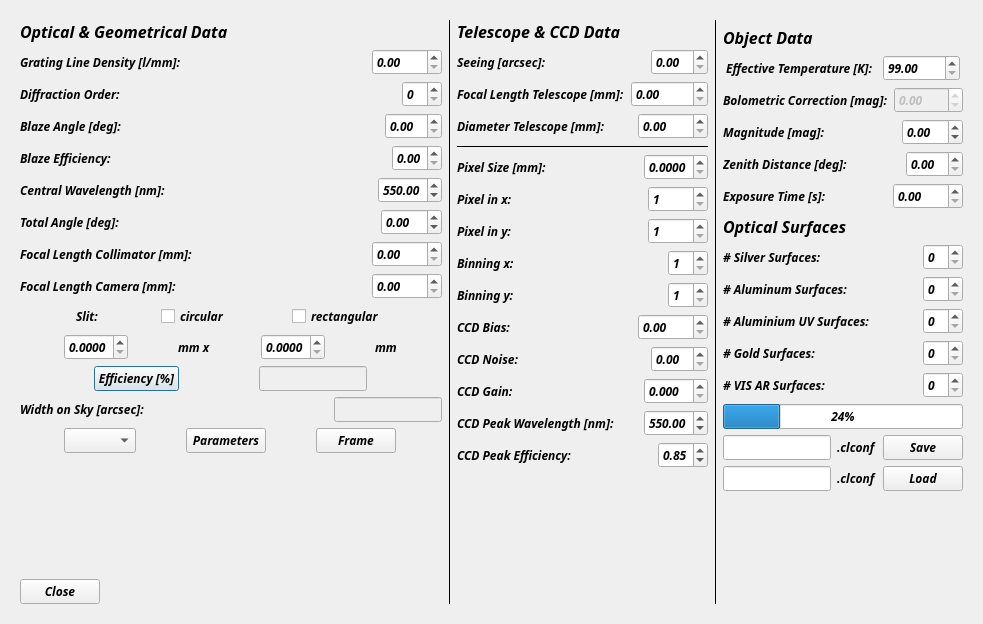
<?xml version="1.0" encoding="UTF-8"?>
<ui version="4.0">
 <class>classical</class>
 <widget class="QDialog" name="classical">
  <property name="geometry">
   <rect>
    <x>0</x>
    <y>0</y>
    <width>983</width>
    <height>624</height>
   </rect>
  </property>
  <property name="font">
   <font>
    <family>Ubuntu Mono</family>
    <weight>75</weight>
    <italic>true</italic>
    <bold>true</bold>
   </font>
  </property>
  <property name="windowTitle">
   <string>Dialog</string>
  </property>
  <layout class="QGridLayout" name="gridLayout">
   <item row="0" column="0">
    <widget class="QScrollArea" name="scrollArea">
     <property name="frameShape">
      <enum>QFrame::NoFrame</enum>
     </property>
     <property name="widgetResizable">
      <bool>true</bool>
     </property>
     <widget class="QWidget" name="scrollAreaWidgetContents">
      <property name="geometry">
       <rect>
        <x>0</x>
        <y>0</y>
        <width>981</width>
        <height>590</height>
       </rect>
      </property>
      <layout class="QHBoxLayout" name="horizontalLayout_38">
       <item>
        <layout class="QVBoxLayout" name="verticalLayout">
         <item>
          <widget class="QLabel" name="label_7">
           <property name="text">
            <string>&lt;html&gt;&lt;head/&gt;&lt;body&gt;&lt;p&gt;&lt;span style=&quot; font-size:12pt; font-weight:600;&quot;&gt;Optical &amp;amp; Geometrical Data&lt;/span&gt;&lt;/p&gt;&lt;/body&gt;&lt;/html&gt;</string>
           </property>
          </widget>
         </item>
         <item>
          <layout class="QHBoxLayout" name="horizontalLayout">
           <item>
            <widget class="QLabel" name="label">
             <property name="text">
              <string>Grating Line Density [l/mm]:</string>
             </property>
            </widget>
           </item>
           <item>
            <widget class="QDoubleSpinBox" name="doubleSpinBox_17">
             <property name="sizePolicy">
              <sizepolicy hsizetype="Maximum" vsizetype="Fixed">
               <horstretch>0</horstretch>
               <verstretch>0</verstretch>
              </sizepolicy>
             </property>
             <property name="maximum">
              <double>9999.989999999999782</double>
             </property>
            </widget>
           </item>
          </layout>
         </item>
         <item>
          <layout class="QHBoxLayout" name="horizontalLayout_2">
           <item>
            <widget class="QLabel" name="label_2">
             <property name="text">
              <string>Diffraction Order:</string>
             </property>
            </widget>
           </item>
           <item>
            <widget class="QSpinBox" name="spinBox_10">
             <property name="sizePolicy">
              <sizepolicy hsizetype="Maximum" vsizetype="Fixed">
               <horstretch>0</horstretch>
               <verstretch>0</verstretch>
              </sizepolicy>
             </property>
            </widget>
           </item>
          </layout>
         </item>
         <item>
          <layout class="QHBoxLayout" name="horizontalLayout_3">
           <item>
            <widget class="QLabel" name="label_3">
             <property name="text">
              <string>Blaze Angle [deg]:</string>
             </property>
            </widget>
           </item>
           <item>
            <widget class="QDoubleSpinBox" name="doubleSpinBox_18">
             <property name="sizePolicy">
              <sizepolicy hsizetype="Maximum" vsizetype="Fixed">
               <horstretch>0</horstretch>
               <verstretch>0</verstretch>
              </sizepolicy>
             </property>
             <property name="maximum">
              <double>90.000000000000000</double>
             </property>
            </widget>
           </item>
          </layout>
         </item>
         <item>
          <layout class="QHBoxLayout" name="horizontalLayout_31">
           <item>
            <widget class="QLabel" name="label_33">
             <property name="text">
              <string>Blaze Efficiency:</string>
             </property>
            </widget>
           </item>
           <item>
            <widget class="QDoubleSpinBox" name="doubleSpinBox_12">
             <property name="sizePolicy">
              <sizepolicy hsizetype="Maximum" vsizetype="Fixed">
               <horstretch>0</horstretch>
               <verstretch>0</verstretch>
              </sizepolicy>
             </property>
             <property name="maximum">
              <double>1.000000000000000</double>
             </property>
            </widget>
           </item>
          </layout>
         </item>
         <item>
          <layout class="QHBoxLayout" name="horizontalLayout_26">
           <item>
            <widget class="QLabel" name="label_27">
             <property name="text">
              <string>Central Wavelength [nm]:</string>
             </property>
            </widget>
           </item>
           <item>
            <widget class="QDoubleSpinBox" name="doubleSpinBox_7">
             <property name="sizePolicy">
              <sizepolicy hsizetype="Maximum" vsizetype="Fixed">
               <horstretch>0</horstretch>
               <verstretch>0</verstretch>
              </sizepolicy>
             </property>
             <property name="minimum">
              <double>99.000000000000000</double>
             </property>
             <property name="maximum">
              <double>999.000000000000000</double>
             </property>
             <property name="value">
              <double>550.000000000000000</double>
             </property>
            </widget>
           </item>
          </layout>
         </item>
         <item>
          <layout class="QHBoxLayout" name="horizontalLayout_4">
           <item>
            <widget class="QLabel" name="label_4">
             <property name="text">
              <string>Total Angle [deg]:</string>
             </property>
            </widget>
           </item>
           <item>
            <widget class="QDoubleSpinBox" name="doubleSpinBox_19">
             <property name="sizePolicy">
              <sizepolicy hsizetype="Maximum" vsizetype="Fixed">
               <horstretch>0</horstretch>
               <verstretch>0</verstretch>
              </sizepolicy>
             </property>
             <property name="minimum">
              <double>-90.000000000000000</double>
             </property>
             <property name="maximum">
              <double>90.000000000000000</double>
             </property>
            </widget>
           </item>
          </layout>
         </item>
         <item>
          <layout class="QHBoxLayout" name="horizontalLayout_5">
           <item>
            <widget class="QLabel" name="label_5">
             <property name="text">
              <string>Focal Length Collimator [mm]:</string>
             </property>
            </widget>
           </item>
           <item>
            <widget class="QDoubleSpinBox" name="doubleSpinBox_20">
             <property name="sizePolicy">
              <sizepolicy hsizetype="Maximum" vsizetype="Fixed">
               <horstretch>0</horstretch>
               <verstretch>0</verstretch>
              </sizepolicy>
             </property>
             <property name="maximum">
              <double>9999.989999999999782</double>
             </property>
            </widget>
           </item>
          </layout>
         </item>
         <item>
          <layout class="QHBoxLayout" name="horizontalLayout_6">
           <item>
            <widget class="QLabel" name="label_6">
             <property name="text">
              <string>Focal Length Camera [mm]:</string>
             </property>
            </widget>
           </item>
           <item>
            <widget class="QDoubleSpinBox" name="doubleSpinBox_21">
             <property name="sizePolicy">
              <sizepolicy hsizetype="Maximum" vsizetype="Fixed">
               <horstretch>0</horstretch>
               <verstretch>0</verstretch>
              </sizepolicy>
             </property>
             <property name="maximum">
              <double>9999.989999999999782</double>
             </property>
            </widget>
           </item>
          </layout>
         </item>
         <item>
          <layout class="QHBoxLayout" name="horizontalLayout_7">
           <item>
            <widget class="QLabel" name="label_8">
             <property name="sizePolicy">
              <sizepolicy hsizetype="Maximum" vsizetype="Preferred">
               <horstretch>0</horstretch>
               <verstretch>0</verstretch>
              </sizepolicy>
             </property>
             <property name="text">
              <string>Slit:</string>
             </property>
            </widget>
           </item>
           <item>
            <widget class="QCheckBox" name="checkBox">
             <property name="sizePolicy">
              <sizepolicy hsizetype="Maximum" vsizetype="Fixed">
               <horstretch>0</horstretch>
               <verstretch>0</verstretch>
              </sizepolicy>
             </property>
             <property name="text">
              <string>circular</string>
             </property>
            </widget>
           </item>
           <item>
            <widget class="QCheckBox" name="checkBox_2">
             <property name="sizePolicy">
              <sizepolicy hsizetype="Maximum" vsizetype="Fixed">
               <horstretch>0</horstretch>
               <verstretch>0</verstretch>
              </sizepolicy>
             </property>
             <property name="text">
              <string>rectangular</string>
             </property>
            </widget>
           </item>
          </layout>
         </item>
         <item>
          <layout class="QHBoxLayout" name="horizontalLayout_8">
           <item>
            <widget class="QDoubleSpinBox" name="doubleSpinBox_22">
             <property name="sizePolicy">
              <sizepolicy hsizetype="Maximum" vsizetype="Fixed">
               <horstretch>0</horstretch>
               <verstretch>0</verstretch>
              </sizepolicy>
             </property>
             <property name="decimals">
              <number>4</number>
             </property>
             <property name="maximum">
              <double>9.990000000000000</double>
             </property>
            </widget>
           </item>
           <item>
            <widget class="QLabel" name="label_10">
             <property name="sizePolicy">
              <sizepolicy hsizetype="Maximum" vsizetype="Preferred">
               <horstretch>0</horstretch>
               <verstretch>0</verstretch>
              </sizepolicy>
             </property>
             <property name="text">
              <string>mm x</string>
             </property>
            </widget>
           </item>
           <item>
            <widget class="QDoubleSpinBox" name="doubleSpinBox_23">
             <property name="sizePolicy">
              <sizepolicy hsizetype="Maximum" vsizetype="Fixed">
               <horstretch>0</horstretch>
               <verstretch>0</verstretch>
              </sizepolicy>
             </property>
             <property name="decimals">
              <number>4</number>
             </property>
             <property name="maximum">
              <double>9.990000000000000</double>
             </property>
            </widget>
           </item>
           <item>
            <widget class="QLabel" name="label_9">
             <property name="sizePolicy">
              <sizepolicy hsizetype="Maximum" vsizetype="Preferred">
               <horstretch>0</horstretch>
               <verstretch>0</verstretch>
              </sizepolicy>
             </property>
             <property name="text">
              <string>mm</string>
             </property>
            </widget>
           </item>
          </layout>
         </item>
         <item>
          <layout class="QHBoxLayout" name="horizontalLayout_9">
           <item>
            <widget class="QPushButton" name="pushButton_2">
             <property name="sizePolicy">
              <sizepolicy hsizetype="Maximum" vsizetype="Fixed">
               <horstretch>0</horstretch>
               <verstretch>0</verstretch>
              </sizepolicy>
             </property>
             <property name="text">
              <string>Efficiency [%]</string>
             </property>
            </widget>
           </item>
           <item>
            <widget class="QLineEdit" name="lineEdit_9">
             <property name="enabled">
              <bool>false</bool>
             </property>
             <property name="sizePolicy">
              <sizepolicy hsizetype="Maximum" vsizetype="Fixed">
               <horstretch>0</horstretch>
               <verstretch>0</verstretch>
              </sizepolicy>
             </property>
            </widget>
           </item>
          </layout>
         </item>
         <item>
          <layout class="QHBoxLayout" name="horizontalLayout_10">
           <item>
            <widget class="QLabel" name="label_13">
             <property name="text">
              <string>Width on Sky [arcsec]:</string>
             </property>
            </widget>
           </item>
           <item>
            <widget class="QLineEdit" name="lineEdit_10">
             <property name="enabled">
              <bool>false</bool>
             </property>
             <property name="sizePolicy">
              <sizepolicy hsizetype="Maximum" vsizetype="Fixed">
               <horstretch>0</horstretch>
               <verstretch>0</verstretch>
              </sizepolicy>
             </property>
            </widget>
           </item>
          </layout>
         </item>
         <item>
          <layout class="QHBoxLayout" name="horizontalLayout_25">
           <item>
            <widget class="QComboBox" name="comboBox">
             <property name="sizePolicy">
              <sizepolicy hsizetype="Maximum" vsizetype="Fixed">
               <horstretch>0</horstretch>
               <verstretch>0</verstretch>
              </sizepolicy>
             </property>
            </widget>
           </item>
           <item>
            <widget class="QPushButton" name="pushButton_3">
             <property name="sizePolicy">
              <sizepolicy hsizetype="Maximum" vsizetype="Fixed">
               <horstretch>0</horstretch>
               <verstretch>0</verstretch>
              </sizepolicy>
             </property>
             <property name="text">
              <string>Parameters</string>
             </property>
            </widget>
           </item>
           <item>
            <widget class="QPushButton" name="pushButton_4">
             <property name="sizePolicy">
              <sizepolicy hsizetype="Maximum" vsizetype="Fixed">
               <horstretch>0</horstretch>
               <verstretch>0</verstretch>
              </sizepolicy>
             </property>
             <property name="text">
              <string>Frame</string>
             </property>
            </widget>
           </item>
          </layout>
         </item>
         <item>
          <spacer name="verticalSpacer">
           <property name="orientation">
            <enum>Qt::Vertical</enum>
           </property>
           <property name="sizeHint" stdset="0">
            <size>
             <width>20</width>
             <height>40</height>
            </size>
           </property>
          </spacer>
         </item>
         <item>
          <layout class="QHBoxLayout" name="horizontalLayout_11">
           <item>
            <widget class="QPushButton" name="pushButton">
             <property name="text">
              <string>Close</string>
             </property>
            </widget>
           </item>
           <item>
            <spacer name="horizontalSpacer_11">
             <property name="orientation">
              <enum>Qt::Horizontal</enum>
             </property>
             <property name="sizeHint" stdset="0">
              <size>
               <width>40</width>
               <height>20</height>
              </size>
             </property>
            </spacer>
           </item>
          </layout>
         </item>
        </layout>
       </item>
       <item>
        <widget class="Line" name="line">
         <property name="frameShadow">
          <enum>QFrame::Plain</enum>
         </property>
         <property name="orientation">
          <enum>Qt::Vertical</enum>
         </property>
        </widget>
       </item>
       <item>
        <layout class="QVBoxLayout" name="verticalLayout_2">
         <item>
          <widget class="QLabel" name="label_12">
           <property name="text">
            <string>&lt;html&gt;&lt;head/&gt;&lt;body&gt;&lt;p&gt;&lt;span style=&quot; font-size:12pt; font-weight:600;&quot;&gt;Telescope &amp;amp; CCD Data&lt;/span&gt;&lt;/p&gt;&lt;/body&gt;&lt;/html&gt;</string>
           </property>
          </widget>
         </item>
         <item>
          <layout class="QHBoxLayout" name="horizontalLayout_14">
           <item>
            <widget class="QLabel" name="label_16">
             <property name="text">
              <string>Seeing [arcsec]:</string>
             </property>
            </widget>
           </item>
           <item>
            <widget class="QDoubleSpinBox" name="doubleSpinBox_13">
             <property name="sizePolicy">
              <sizepolicy hsizetype="Maximum" vsizetype="Fixed">
               <horstretch>0</horstretch>
               <verstretch>0</verstretch>
              </sizepolicy>
             </property>
            </widget>
           </item>
          </layout>
         </item>
         <item>
          <layout class="QHBoxLayout" name="horizontalLayout_13">
           <item>
            <widget class="QLabel" name="label_14">
             <property name="text">
              <string>Focal Length Telescope [mm]:</string>
             </property>
            </widget>
           </item>
           <item>
            <widget class="QDoubleSpinBox" name="doubleSpinBox_14">
             <property name="sizePolicy">
              <sizepolicy hsizetype="Maximum" vsizetype="Fixed">
               <horstretch>0</horstretch>
               <verstretch>0</verstretch>
              </sizepolicy>
             </property>
             <property name="maximum">
              <double>99999.000000000000000</double>
             </property>
            </widget>
           </item>
          </layout>
         </item>
         <item>
          <layout class="QHBoxLayout" name="horizontalLayout_12">
           <item>
            <widget class="QLabel" name="label_15">
             <property name="text">
              <string>Diameter Telescope [mm]:</string>
             </property>
            </widget>
           </item>
           <item>
            <widget class="QDoubleSpinBox" name="doubleSpinBox_15">
             <property name="sizePolicy">
              <sizepolicy hsizetype="Maximum" vsizetype="Fixed">
               <horstretch>0</horstretch>
               <verstretch>0</verstretch>
              </sizepolicy>
             </property>
             <property name="maximum">
              <double>9999.000000000000000</double>
             </property>
            </widget>
           </item>
          </layout>
         </item>
         <item>
          <widget class="Line" name="line_2">
           <property name="frameShadow">
            <enum>QFrame::Plain</enum>
           </property>
           <property name="orientation">
            <enum>Qt::Horizontal</enum>
           </property>
          </widget>
         </item>
         <item>
          <layout class="QHBoxLayout" name="horizontalLayout_15">
           <item>
            <widget class="QLabel" name="label_17">
             <property name="text">
              <string>Pixel Size [mm]:</string>
             </property>
            </widget>
           </item>
           <item>
            <widget class="QDoubleSpinBox" name="doubleSpinBox">
             <property name="sizePolicy">
              <sizepolicy hsizetype="Maximum" vsizetype="Fixed">
               <horstretch>0</horstretch>
               <verstretch>0</verstretch>
              </sizepolicy>
             </property>
             <property name="decimals">
              <number>4</number>
             </property>
             <property name="maximum">
              <double>1.000000000000000</double>
             </property>
             <property name="singleStep">
              <double>0.000100000000000</double>
             </property>
            </widget>
           </item>
          </layout>
         </item>
         <item>
          <layout class="QHBoxLayout" name="horizontalLayout_16">
           <item>
            <widget class="QLabel" name="label_18">
             <property name="text">
              <string>Pixel in x:</string>
             </property>
            </widget>
           </item>
           <item>
            <widget class="QSpinBox" name="spinBox_3">
             <property name="sizePolicy">
              <sizepolicy hsizetype="Maximum" vsizetype="Fixed">
               <horstretch>0</horstretch>
               <verstretch>0</verstretch>
              </sizepolicy>
             </property>
             <property name="minimum">
              <number>1</number>
             </property>
             <property name="maximum">
              <number>99999</number>
             </property>
            </widget>
           </item>
          </layout>
         </item>
         <item>
          <layout class="QHBoxLayout" name="horizontalLayout_17">
           <item>
            <widget class="QLabel" name="label_19">
             <property name="text">
              <string>Pixel in y:</string>
             </property>
            </widget>
           </item>
           <item>
            <widget class="QSpinBox" name="spinBox_4">
             <property name="sizePolicy">
              <sizepolicy hsizetype="Maximum" vsizetype="Fixed">
               <horstretch>0</horstretch>
               <verstretch>0</verstretch>
              </sizepolicy>
             </property>
             <property name="minimum">
              <number>1</number>
             </property>
             <property name="maximum">
              <number>99999</number>
             </property>
            </widget>
           </item>
          </layout>
         </item>
         <item>
          <layout class="QHBoxLayout" name="horizontalLayout_18">
           <item>
            <widget class="QLabel" name="label_20">
             <property name="text">
              <string>Binning x:</string>
             </property>
            </widget>
           </item>
           <item>
            <widget class="QSpinBox" name="spinBox">
             <property name="sizePolicy">
              <sizepolicy hsizetype="Maximum" vsizetype="Fixed">
               <horstretch>0</horstretch>
               <verstretch>0</verstretch>
              </sizepolicy>
             </property>
             <property name="minimum">
              <number>1</number>
             </property>
            </widget>
           </item>
          </layout>
         </item>
         <item>
          <layout class="QHBoxLayout" name="horizontalLayout_19">
           <item>
            <widget class="QLabel" name="label_21">
             <property name="text">
              <string>Binning y:</string>
             </property>
            </widget>
           </item>
           <item>
            <widget class="QSpinBox" name="spinBox_2">
             <property name="sizePolicy">
              <sizepolicy hsizetype="Maximum" vsizetype="Fixed">
               <horstretch>0</horstretch>
               <verstretch>0</verstretch>
              </sizepolicy>
             </property>
             <property name="minimum">
              <number>1</number>
             </property>
            </widget>
           </item>
          </layout>
         </item>
         <item>
          <layout class="QHBoxLayout" name="horizontalLayout_20">
           <item>
            <widget class="QLabel" name="label_22">
             <property name="text">
              <string>CCD Bias:</string>
             </property>
            </widget>
           </item>
           <item>
            <widget class="QDoubleSpinBox" name="doubleSpinBox_2">
             <property name="sizePolicy">
              <sizepolicy hsizetype="Maximum" vsizetype="Fixed">
               <horstretch>0</horstretch>
               <verstretch>0</verstretch>
              </sizepolicy>
             </property>
             <property name="maximum">
              <double>9999.989999999999782</double>
             </property>
            </widget>
           </item>
          </layout>
         </item>
         <item>
          <layout class="QHBoxLayout" name="horizontalLayout_21">
           <item>
            <widget class="QLabel" name="label_23">
             <property name="text">
              <string>CCD Noise:</string>
             </property>
            </widget>
           </item>
           <item>
            <widget class="QDoubleSpinBox" name="doubleSpinBox_3">
             <property name="sizePolicy">
              <sizepolicy hsizetype="Maximum" vsizetype="Fixed">
               <horstretch>0</horstretch>
               <verstretch>0</verstretch>
              </sizepolicy>
             </property>
            </widget>
           </item>
          </layout>
         </item>
         <item>
          <layout class="QHBoxLayout" name="horizontalLayout_24">
           <item>
            <widget class="QLabel" name="label_26">
             <property name="text">
              <string>CCD Gain:</string>
             </property>
            </widget>
           </item>
           <item>
            <widget class="QDoubleSpinBox" name="doubleSpinBox_6">
             <property name="sizePolicy">
              <sizepolicy hsizetype="Maximum" vsizetype="Fixed">
               <horstretch>0</horstretch>
               <verstretch>0</verstretch>
              </sizepolicy>
             </property>
             <property name="decimals">
              <number>3</number>
             </property>
            </widget>
           </item>
          </layout>
         </item>
         <item>
          <layout class="QHBoxLayout" name="horizontalLayout_22">
           <item>
            <widget class="QLabel" name="label_24">
             <property name="text">
              <string>CCD Peak Wavelength [nm]:</string>
             </property>
            </widget>
           </item>
           <item>
            <widget class="QDoubleSpinBox" name="doubleSpinBox_4">
             <property name="sizePolicy">
              <sizepolicy hsizetype="Maximum" vsizetype="Fixed">
               <horstretch>0</horstretch>
               <verstretch>0</verstretch>
              </sizepolicy>
             </property>
             <property name="minimum">
              <double>99.000000000000000</double>
             </property>
             <property name="maximum">
              <double>999.000000000000000</double>
             </property>
             <property name="value">
              <double>550.000000000000000</double>
             </property>
            </widget>
           </item>
          </layout>
         </item>
         <item>
          <layout class="QHBoxLayout" name="horizontalLayout_23">
           <item>
            <widget class="QLabel" name="label_25">
             <property name="text">
              <string>CCD Peak Efficiency:</string>
             </property>
            </widget>
           </item>
           <item>
            <widget class="QDoubleSpinBox" name="doubleSpinBox_5">
             <property name="sizePolicy">
              <sizepolicy hsizetype="Maximum" vsizetype="Fixed">
               <horstretch>0</horstretch>
               <verstretch>0</verstretch>
              </sizepolicy>
             </property>
             <property name="maximum">
              <double>1.000000000000000</double>
             </property>
             <property name="value">
              <double>0.850000000000000</double>
             </property>
            </widget>
           </item>
          </layout>
         </item>
         <item>
          <spacer name="verticalSpacer_2">
           <property name="orientation">
            <enum>Qt::Vertical</enum>
           </property>
           <property name="sizeHint" stdset="0">
            <size>
             <width>20</width>
             <height>40</height>
            </size>
           </property>
          </spacer>
         </item>
        </layout>
       </item>
       <item>
        <widget class="Line" name="line_4">
         <property name="frameShadow">
          <enum>QFrame::Plain</enum>
         </property>
         <property name="orientation">
          <enum>Qt::Vertical</enum>
         </property>
        </widget>
       </item>
       <item>
        <layout class="QVBoxLayout" name="verticalLayout_3">
         <item>
          <widget class="Line" name="line_3">
           <property name="frameShadow">
            <enum>QFrame::Plain</enum>
           </property>
           <property name="orientation">
            <enum>Qt::Vertical</enum>
           </property>
          </widget>
         </item>
         <item>
          <widget class="QLabel" name="label_28">
           <property name="text">
            <string>&lt;html&gt;&lt;head/&gt;&lt;body&gt;&lt;p&gt;&lt;span style=&quot; font-size:12pt; font-weight:600;&quot;&gt;Object Data&lt;/span&gt;&lt;/p&gt;&lt;/body&gt;&lt;/html&gt;</string>
           </property>
          </widget>
         </item>
         <item>
          <layout class="QHBoxLayout" name="horizontalLayout_27">
           <item>
            <widget class="QLabel" name="label_29">
             <property name="sizePolicy">
              <sizepolicy hsizetype="Maximum" vsizetype="Preferred">
               <horstretch>0</horstretch>
               <verstretch>0</verstretch>
              </sizepolicy>
             </property>
             <property name="text">
              <string>Effective Temperature [K]:</string>
             </property>
            </widget>
           </item>
           <item>
            <widget class="QDoubleSpinBox" name="doubleSpinBox_8">
             <property name="sizePolicy">
              <sizepolicy hsizetype="Maximum" vsizetype="Fixed">
               <horstretch>0</horstretch>
               <verstretch>0</verstretch>
              </sizepolicy>
             </property>
             <property name="minimum">
              <double>99.000000000000000</double>
             </property>
             <property name="maximum">
              <double>99999.000000000000000</double>
             </property>
            </widget>
           </item>
          </layout>
         </item>
         <item>
          <layout class="QHBoxLayout" name="horizontalLayout_28">
           <item>
            <widget class="QLabel" name="label_30">
             <property name="text">
              <string>Bolometric Correction [mag]:</string>
             </property>
            </widget>
           </item>
           <item>
            <widget class="QDoubleSpinBox" name="doubleSpinBox_9">
             <property name="enabled">
              <bool>false</bool>
             </property>
             <property name="minimum">
              <double>-99.000000000000000</double>
             </property>
            </widget>
           </item>
          </layout>
         </item>
         <item>
          <layout class="QHBoxLayout" name="horizontalLayout_29">
           <item>
            <widget class="QLabel" name="label_31">
             <property name="text">
              <string>Magnitude [mag]:</string>
             </property>
            </widget>
           </item>
           <item>
            <widget class="QDoubleSpinBox" name="doubleSpinBox_10">
             <property name="sizePolicy">
              <sizepolicy hsizetype="Maximum" vsizetype="Fixed">
               <horstretch>0</horstretch>
               <verstretch>0</verstretch>
              </sizepolicy>
             </property>
             <property name="minimum">
              <double>-99.000000000000000</double>
             </property>
            </widget>
           </item>
          </layout>
         </item>
         <item>
          <layout class="QHBoxLayout" name="horizontalLayout_30">
           <item>
            <widget class="QLabel" name="label_32">
             <property name="text">
              <string>Zenith Distance [deg]:</string>
             </property>
            </widget>
           </item>
           <item>
            <widget class="QDoubleSpinBox" name="doubleSpinBox_11">
             <property name="sizePolicy">
              <sizepolicy hsizetype="Maximum" vsizetype="Maximum">
               <horstretch>0</horstretch>
               <verstretch>0</verstretch>
              </sizepolicy>
             </property>
             <property name="maximum">
              <double>90.000000000000000</double>
             </property>
            </widget>
           </item>
          </layout>
         </item>
         <item>
          <layout class="QHBoxLayout" name="horizontalLayout_32">
           <item>
            <widget class="QLabel" name="label_34">
             <property name="text">
              <string>Exposure Time [s]:</string>
             </property>
            </widget>
           </item>
           <item>
            <widget class="QDoubleSpinBox" name="doubleSpinBox_16">
             <property name="sizePolicy">
              <sizepolicy hsizetype="Maximum" vsizetype="Fixed">
               <horstretch>0</horstretch>
               <verstretch>0</verstretch>
              </sizepolicy>
             </property>
             <property name="maximum">
              <double>9999.000000000000000</double>
             </property>
            </widget>
           </item>
          </layout>
         </item>
         <item>
          <widget class="QLabel" name="label_40">
           <property name="text">
            <string>&lt;html&gt;&lt;head/&gt;&lt;body&gt;&lt;p&gt;&lt;span style=&quot; font-size:12pt; font-weight:600;&quot;&gt;Optical Surfaces&lt;/span&gt;&lt;/p&gt;&lt;/body&gt;&lt;/html&gt;</string>
           </property>
          </widget>
         </item>
         <item>
          <layout class="QHBoxLayout" name="horizontalLayout_33">
           <item>
            <widget class="QLabel" name="label_36">
             <property name="text">
              <string># Silver Surfaces:</string>
             </property>
            </widget>
           </item>
           <item>
            <widget class="QSpinBox" name="spinBox_5">
             <property name="sizePolicy">
              <sizepolicy hsizetype="Maximum" vsizetype="Fixed">
               <horstretch>0</horstretch>
               <verstretch>0</verstretch>
              </sizepolicy>
             </property>
            </widget>
           </item>
          </layout>
         </item>
         <item>
          <layout class="QHBoxLayout" name="horizontalLayout_34">
           <item>
            <widget class="QLabel" name="label_35">
             <property name="text">
              <string># Aluminum Surfaces:</string>
             </property>
            </widget>
           </item>
           <item>
            <widget class="QSpinBox" name="spinBox_6">
             <property name="sizePolicy">
              <sizepolicy hsizetype="Maximum" vsizetype="Fixed">
               <horstretch>0</horstretch>
               <verstretch>0</verstretch>
              </sizepolicy>
             </property>
            </widget>
           </item>
          </layout>
         </item>
         <item>
          <layout class="QHBoxLayout" name="horizontalLayout_35">
           <item>
            <widget class="QLabel" name="label_37">
             <property name="text">
              <string># Aluminium UV Surfaces:</string>
             </property>
            </widget>
           </item>
           <item>
            <widget class="QSpinBox" name="spinBox_7">
             <property name="sizePolicy">
              <sizepolicy hsizetype="Maximum" vsizetype="Fixed">
               <horstretch>0</horstretch>
               <verstretch>0</verstretch>
              </sizepolicy>
             </property>
            </widget>
           </item>
          </layout>
         </item>
         <item>
          <layout class="QHBoxLayout" name="horizontalLayout_36">
           <item>
            <widget class="QLabel" name="label_38">
             <property name="text">
              <string># Gold Surfaces:</string>
             </property>
            </widget>
           </item>
           <item>
            <widget class="QSpinBox" name="spinBox_8">
             <property name="sizePolicy">
              <sizepolicy hsizetype="Maximum" vsizetype="Fixed">
               <horstretch>0</horstretch>
               <verstretch>0</verstretch>
              </sizepolicy>
             </property>
            </widget>
           </item>
          </layout>
         </item>
         <item>
          <layout class="QHBoxLayout" name="horizontalLayout_37">
           <item>
            <widget class="QLabel" name="label_39">
             <property name="text">
              <string># VIS AR Surfaces:</string>
             </property>
            </widget>
           </item>
           <item>
            <widget class="QSpinBox" name="spinBox_9">
             <property name="sizePolicy">
              <sizepolicy hsizetype="Maximum" vsizetype="Fixed">
               <horstretch>0</horstretch>
               <verstretch>0</verstretch>
              </sizepolicy>
             </property>
            </widget>
           </item>
          </layout>
         </item>
         <item>
          <widget class="QProgressBar" name="progressBar">
           <property name="sizePolicy">
            <sizepolicy hsizetype="Preferred" vsizetype="Fixed">
             <horstretch>0</horstretch>
             <verstretch>0</verstretch>
            </sizepolicy>
           </property>
           <property name="value">
            <number>24</number>
           </property>
          </widget>
         </item>
         <item>
          <layout class="QHBoxLayout" name="horizontalLayout_39">
           <item>
            <widget class="QLineEdit" name="lineEdit">
             <property name="sizePolicy">
              <sizepolicy hsizetype="Maximum" vsizetype="Fixed">
               <horstretch>0</horstretch>
               <verstretch>0</verstretch>
              </sizepolicy>
             </property>
            </widget>
           </item>
           <item>
            <widget class="QLabel" name="label_11">
             <property name="text">
              <string>.clconf</string>
             </property>
            </widget>
           </item>
           <item>
            <widget class="QPushButton" name="pushButton_5">
             <property name="sizePolicy">
              <sizepolicy hsizetype="Maximum" vsizetype="Fixed">
               <horstretch>0</horstretch>
               <verstretch>0</verstretch>
              </sizepolicy>
             </property>
             <property name="text">
              <string>Save</string>
             </property>
            </widget>
           </item>
          </layout>
         </item>
         <item>
          <layout class="QHBoxLayout" name="horizontalLayout_40">
           <item>
            <widget class="QLineEdit" name="lineEdit_2">
             <property name="sizePolicy">
              <sizepolicy hsizetype="Maximum" vsizetype="Fixed">
               <horstretch>0</horstretch>
               <verstretch>0</verstretch>
              </sizepolicy>
             </property>
            </widget>
           </item>
           <item>
            <widget class="QLabel" name="label_41">
             <property name="text">
              <string>.clconf</string>
             </property>
            </widget>
           </item>
           <item>
            <widget class="QPushButton" name="pushButton_6">
             <property name="sizePolicy">
              <sizepolicy hsizetype="Maximum" vsizetype="Fixed">
               <horstretch>0</horstretch>
               <verstretch>0</verstretch>
              </sizepolicy>
             </property>
             <property name="text">
              <string>Load</string>
             </property>
            </widget>
           </item>
          </layout>
         </item>
         <item>
          <spacer name="verticalSpacer_3">
           <property name="orientation">
            <enum>Qt::Vertical</enum>
           </property>
           <property name="sizeHint" stdset="0">
            <size>
             <width>20</width>
             <height>40</height>
            </size>
           </property>
          </spacer>
         </item>
        </layout>
       </item>
      </layout>
     </widget>
    </widget>
   </item>
  </layout>
 </widget>
 <resources/>
 <connections>
  <connection>
   <sender>pushButton</sender>
   <signal>clicked()</signal>
   <receiver>classical</receiver>
   <slot>close()</slot>
   <hints>
    <hint type="sourcelabel">
     <x>84</x>
     <y>260</y>
    </hint>
    <hint type="destinationlabel">
     <x>78</x>
     <y>285</y>
    </hint>
   </hints>
  </connection>
 </connections>
</ui>
